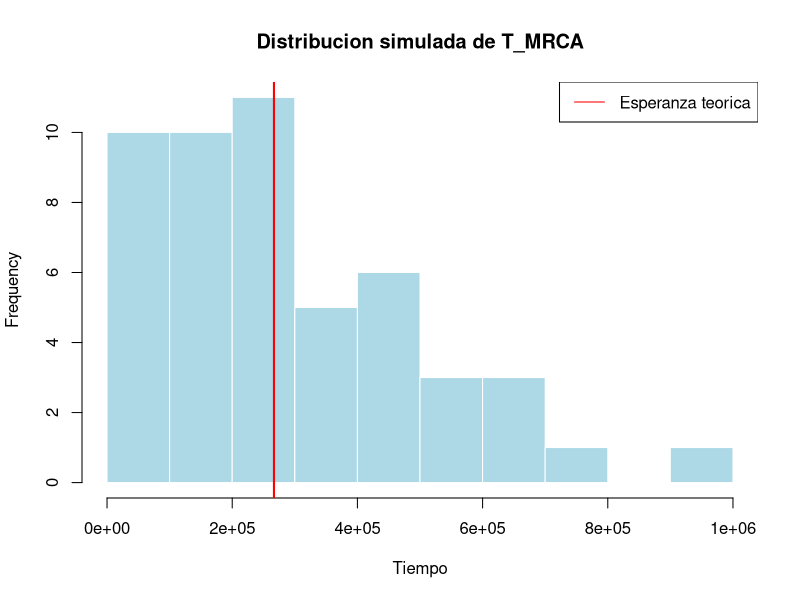
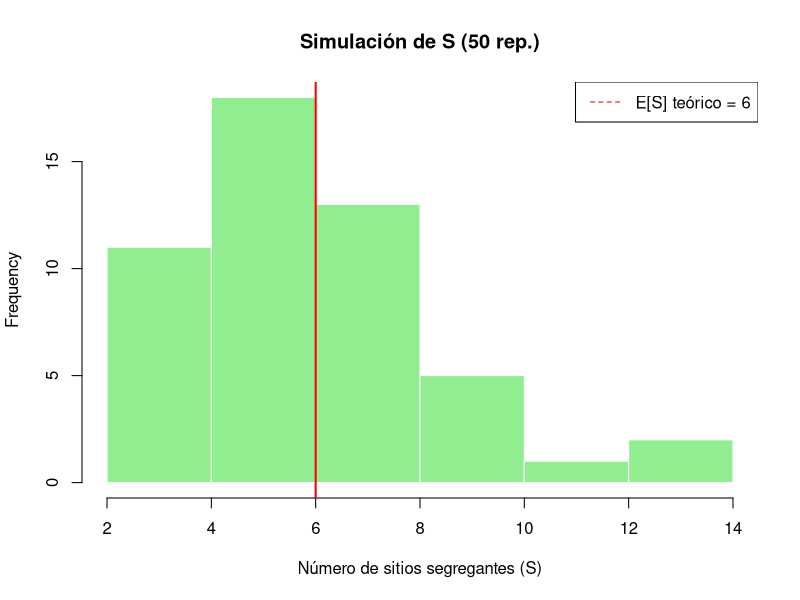
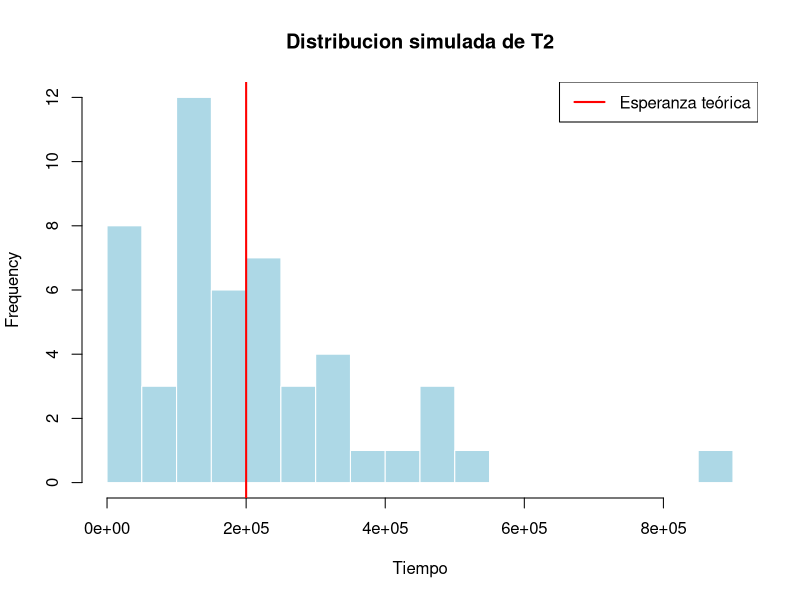

These charts were generated, in order, by the following R code:
## ---- chunk 1

N <- 1e5

# probabilidad de exito
p3 <- 6/(4*N)
p2 <- 2/(4*N)

# Esperanzas para cada T
E_T3 <- 1 / p3
E_T2 <- 1 / p2
E_TMRCA <- E_T3 + E_T2

# Simulaciones de T_MRCA
set.seed(123)  # asegurando que los números sea siempre los mismos
T3 <- rgeom(50, prob = p3)
T2 <- rgeom(50, prob = p2)
T_MRCA <- T3 + T2

cat("Esperanza teorica de T_MRCA =", E_TMRCA, " y la esperanza simulada T_MRCA =", mean(T_MRCA), "\n")

# Comparar con la esperanza teorica
hist(T_MRCA,
     main = "Distribucion simulada de T_MRCA",
     xlab = "Tiempo",
     col = "lightblue", border = "white")
abline(v = E_TMRCA, col = "red", lwd = 2, lty = 1)
legend("topright", legend = c("Esperanza teorica"), col = "red", lty = 1)

## ---- chunk 2
# número de sitios segregantes
nS <- 6 # Ttotal * mu

# Simular 50 realizaciones de S
set.seed(321) # asegurando que los números sea siempre los mismos
S_sim <- rpois(50, nS)

# media de simular S
mean_S <- mean(S_sim)

# plot simple
hist(S_sim, main = "Simulación de S (50 rep.)", xlab = "Número de sitios segregantes (S)",
     col = "lightgreen", border = "white")
abline(v = nS, col = "red", lwd = 2, lty = 1)
legend("topright", legend = paste("E[S] teórico =", round(nS,2)), col = "red", lty = 2)

## ---- chunk 3

N <- 1e5

# probabilidad de exito
p2 <- 2/(4*N)

# Esperanzas para T
E_T2 <- 1 / p2

# Simulaciones de T2
set.seed(3)  # asegurando que los números sea siempre los mismos
T2 <- rgeom(50, prob = p2)

# Plot distribucion de T2
hist(T2,
     breaks = 15,
     main = "Distribucion simulada de T2",
     xlab = "Tiempo",
     col = "lightblue", border = "white")
abline(v = E_T2, col = "red", lwd = 2, lty = 1)
legend("topright", legend = c("Esperanza teórica"), col = "red", lty = 1, lwd = 2)

## ---- chunk 4

# -----------------------------
# Parámetros
# -----------------------------
N <- 5e5        # tamaño efectivo
mu <- 1e-5      # tasa de mutación
n <- 4          # número de secuencias

# -----------------------------
# 1. Simular tiempos de coalescencia
# -----------------------------
# Función para simular tiempo de espera (geométrico)
simular_T <- function(n_linajes, N) {
  pares <- choose(n_linajes, 2)
  p <- pares / (2 * N)     # probabilidad de coalescencia por generación
  rgeom(1, p)              # tiempo de espera ~ geométrica
}

# Guardamos los tiempos
T4 <- simular_T(4, N)
T3 <- simular_T(3, N)
T2 <- simular_T(2, N)

cat("T4 =", T4, "\n")
cat("T3 =", T3, "\n")
cat("T2 =", T2, "\n")

# -----------------------------
# 2. Tiempo total de ramas
# -----------------------------
T_total <- (4 * T4) + (3 * T3) + (2 * T2)
cat("Tiempo total de ramas =", T_total, "\n")

# -----------------------------
# 3. Número de mutaciones (S)
# -----------------------------
S <- rpois(1, lambda = T_total * mu)  # Poisson con media T_total * mu
cat("Número de mutaciones S =", S, "\n")

# -----------------------------
# 4. Diversidad nucleotídica (π)
# -----------------------------
pi_est <- 4 * N * mu
cat("π esperado =", pi_est, "\n")

# -----------------------------
# 5. Theta de Watterson (θW)
# -----------------------------
a_n <- sum(1 / (1:(n - 1)))
theta_W <- S / a_n
cat("θW estimado =", theta_W, "\n")


